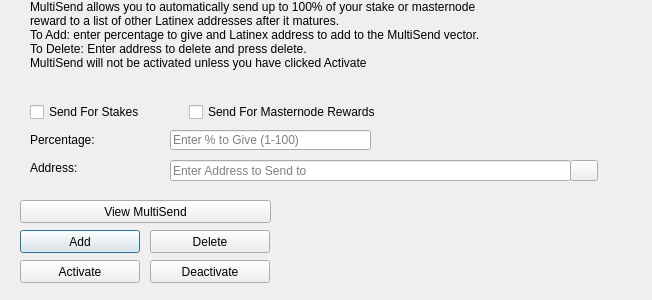
<?xml version="1.0" encoding="UTF-8"?>
<ui version="4.0">
 <class>MultiSendDialog</class>
 <widget class="QDialog" name="MultiSendDialog">
  <property name="windowModality">
   <enum>Qt::NonModal</enum>
  </property>
  <property name="geometry">
   <rect>
    <x>0</x>
    <y>0</y>
    <width>652</width>
    <height>300</height>
   </rect>
  </property>
  <property name="windowTitle">
   <string>MultiSend</string>
  </property>
  <widget class="QLineEdit" name="multiSendPercentEdit">
   <property name="geometry">
    <rect>
     <x>170</x>
     <y>130</y>
     <width>201</width>
     <height>20</height>
    </rect>
   </property>
   <property name="toolTip">
    <string>Enter whole numbers 1 - 100</string>
   </property>
   <property name="placeholderText">
    <string>Enter % to Give (1-100)</string>
   </property>
  </widget>
  <widget class="QLineEdit" name="multiSendAddressEdit">
   <property name="geometry">
    <rect>
     <x>170</x>
     <y>160</y>
     <width>401</width>
     <height>21</height>
    </rect>
   </property>
   <property name="toolTip">
    <string/>
   </property>
   <property name="placeholderText">
    <string>Enter Address to Send to</string>
   </property>
  </widget>
  <widget class="QLabel" name="label_2">
   <property name="geometry">
    <rect>
     <x>30</x>
     <y>0</y>
     <width>451</width>
     <height>121</height>
    </rect>
   </property>
   <property name="lineWidth">
    <number>1</number>
   </property>
   <property name="text">
    <string>MultiSend allows you to automatically send up to 100% of your stake or masternode reward to a list of other Latinex addresses after it matures.
To Add: enter percentage to give and Latinex address to add to the MultiSend vector.
To Delete: Enter address to delete and press delete.
MultiSend will not be activated unless you have clicked Activate</string>
   </property>
   <property name="alignment">
    <set>Qt::AlignLeading|Qt::AlignLeft|Qt::AlignTop</set>
   </property>
   <property name="wordWrap">
    <bool>true</bool>
   </property>
  </widget>
  <widget class="QLabel" name="message">
   <property name="geometry">
    <rect>
     <x>290</x>
     <y>200</y>
     <width>351</width>
     <height>91</height>
    </rect>
   </property>
   <property name="text">
    <string/>
   </property>
  </widget>
  <widget class="QPushButton" name="addButton">
   <property name="geometry">
    <rect>
     <x>20</x>
     <y>230</y>
     <width>120</width>
     <height>23</height>
    </rect>
   </property>
   <property name="toolTip">
    <string/>
   </property>
   <property name="statusTip">
    <string>Add to MultiSend Vector</string>
   </property>
   <property name="text">
    <string>Add</string>
   </property>
  </widget>
  <widget class="QPushButton" name="disableButton">
   <property name="geometry">
    <rect>
     <x>150</x>
     <y>260</y>
     <width>120</width>
     <height>23</height>
    </rect>
   </property>
   <property name="statusTip">
    <string>Deactivate MultiSend</string>
   </property>
   <property name="text">
    <string>Deactivate</string>
   </property>
  </widget>
  <widget class="QPushButton" name="addressBookButton">
   <property name="geometry">
    <rect>
     <x>570</x>
     <y>160</y>
     <width>28</width>
     <height>21</height>
    </rect>
   </property>
   <property name="toolTip">
    <string>Choose an address from the address book</string>
   </property>
   <property name="text">
    <string/>
   </property>
   <property name="icon">
    <iconset resource="../Latinex.qrc">
     <normaloff>:/icons/address-book</normaloff>:/icons/address-book</iconset>
   </property>
   <property name="shortcut">
    <string>Alt+A</string>
   </property>
   <property name="autoDefault">
    <bool>false</bool>
   </property>
  </widget>
  <widget class="QLabel" name="label">
   <property name="geometry">
    <rect>
     <x>30</x>
     <y>130</y>
     <width>121</width>
     <height>20</height>
    </rect>
   </property>
   <property name="toolTip">
    <string>Percentage of stake to send</string>
   </property>
   <property name="text">
    <string>Percentage:</string>
   </property>
  </widget>
  <widget class="QLabel" name="label_5">
   <property name="geometry">
    <rect>
     <x>30</x>
     <y>160</y>
     <width>111</width>
     <height>16</height>
    </rect>
   </property>
   <property name="toolTip">
    <string>Address to send portion of stake to</string>
   </property>
   <property name="text">
    <string>Address:</string>
   </property>
  </widget>
  <widget class="QPushButton" name="deleteButton">
   <property name="geometry">
    <rect>
     <x>150</x>
     <y>230</y>
     <width>120</width>
     <height>23</height>
    </rect>
   </property>
   <property name="toolTip">
    <string/>
   </property>
   <property name="statusTip">
    <string>Delete Address From MultiSend Vector</string>
   </property>
   <property name="text">
    <string>Delete</string>
   </property>
  </widget>
  <widget class="QPushButton" name="activateButton">
   <property name="geometry">
    <rect>
     <x>20</x>
     <y>260</y>
     <width>120</width>
     <height>23</height>
    </rect>
   </property>
   <property name="statusTip">
    <string>Activate MultiSend</string>
   </property>
   <property name="text">
    <string>Activate</string>
   </property>
  </widget>
  <widget class="QPushButton" name="viewButton">
   <property name="geometry">
    <rect>
     <x>20</x>
     <y>200</y>
     <width>251</width>
     <height>23</height>
    </rect>
   </property>
   <property name="toolTip">
    <string/>
   </property>
   <property name="statusTip">
    <string>View MultiSend Vector</string>
   </property>
   <property name="text">
    <string>View MultiSend</string>
   </property>
  </widget>
  <widget class="QWidget" name="horizontalLayoutWidget">
   <property name="geometry">
    <rect>
     <x>30</x>
     <y>100</y>
     <width>351</width>
     <height>24</height>
    </rect>
   </property>
   <layout class="QHBoxLayout" name="horizontalLayout">
    <item>
     <widget class="QCheckBox" name="multiSendStakeCheckBox">
      <property name="text">
       <string>Send For Stakes</string>
      </property>
     </widget>
    </item>
    <item>
     <widget class="QCheckBox" name="multiSendMasternodeCheckBox">
      <property name="text">
       <string>Send For Masternode Rewards</string>
      </property>
     </widget>
    </item>
   </layout>
  </widget>
 </widget>
 <resources>
  <include location="../Latinex.qrc"/>
 </resources>
 <connections/>
</ui>
